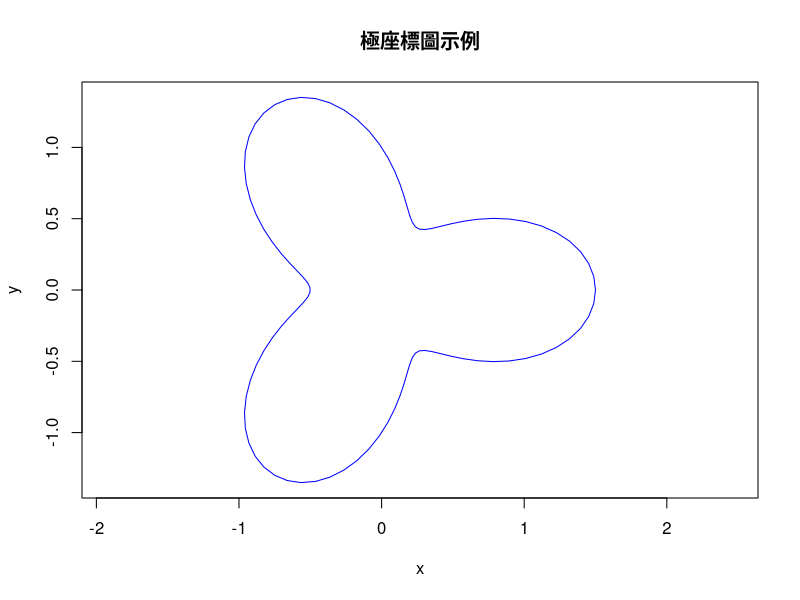

The R script that drew this image:
## ---- chunk 1
# 定義極座標轉換的示例數據
theta <- seq(0, 2*pi, length.out = 100)

r <- 1 + 0.5 * cos(3 * theta)  # 定義半徑的函數

# 將極座標轉換為直角座標
x <- r * cos(theta)
y <- r * sin(theta)

# 繪製極座標圖
plot(x, y, type = "l", col = "blue", 
     main = "極座標圖示例", xlab = "x", ylab = "y", asp = 1)
